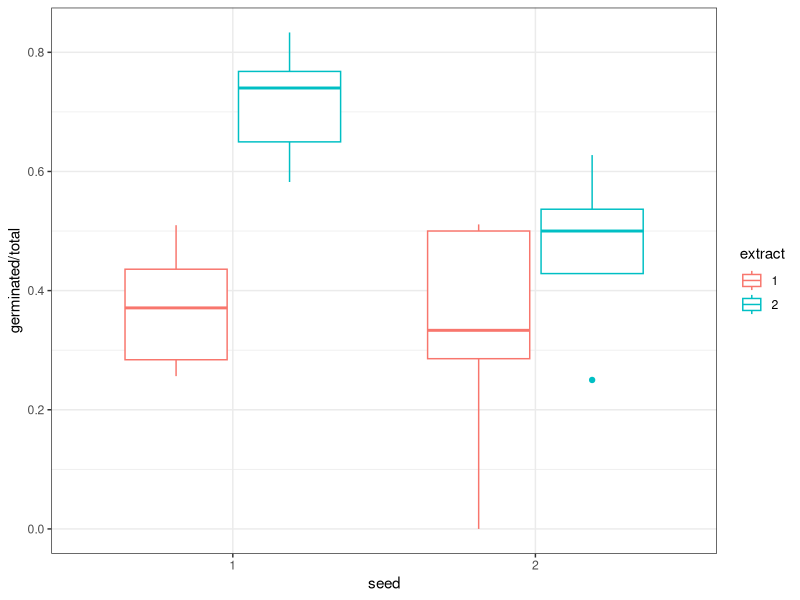
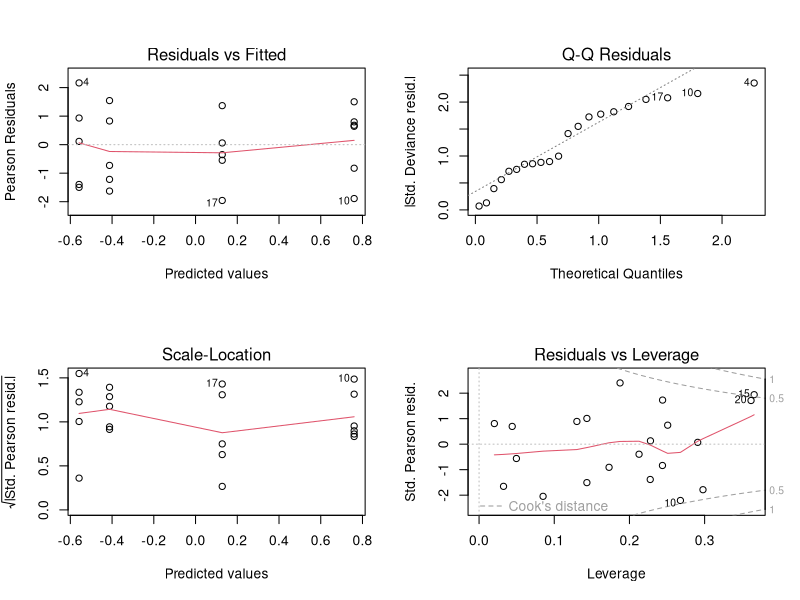
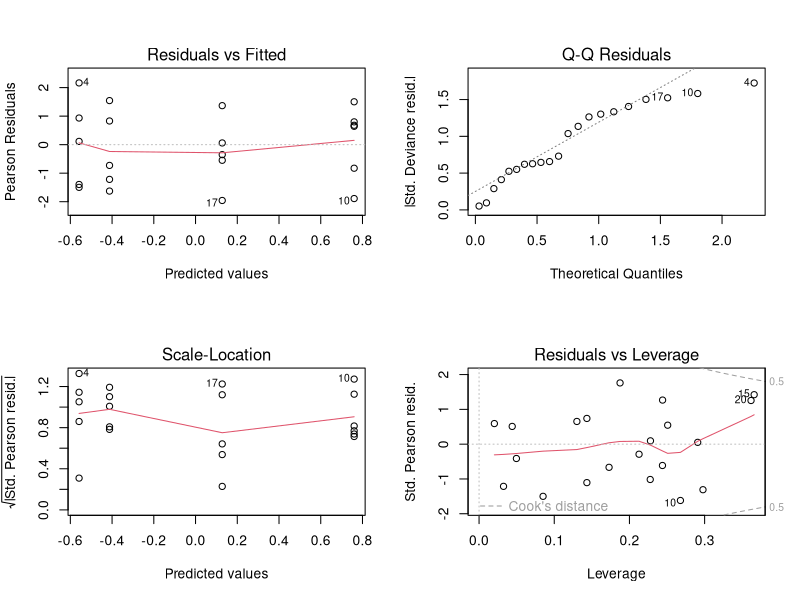

These charts were generated, in order, by the following R code:
## ---- chunk 1
knitr::opts_chunk$set(echo = TRUE)
## ---- chunk 2
suppressMessages(library(dplyr))
#"../data/sfn-sample.csv"
seeds <- read.table("../data/seeds.dat.txt", header=TRUE) %>%
  mutate(seed=factor(seed),
         extract=factor(extract))

head(seeds)
## ---- chunk 3
library(ggplot2)

ggplot(seeds, aes(y = germinated/total, x=seed, color=extract)) + geom_boxplot() + theme_bw()
## ---- chunk 4
seed_fit <- glm(cbind(germinated, total - germinated) ~ (extract + seed)^2, data=seeds, family=binomial)
summary(seed_fit)
## ---- chunk 5
par(mfrow=c(2,2))
plot(seed_fit)
## ---- chunk 6
quasi_seed_fit <- glm(cbind(germinated, total - germinated) ~ (extract + seed)^2, data=seeds, family=quasibinomial)
summary(quasi_seed_fit)
## ---- chunk 7
par(mfrow=c(2,2))
plot(quasi_seed_fit)
## ---- chunk 8
one_of_each <- data.frame(seed=factor(c(1, 1, 2, 2)), extract=factor(c(1, 2, 1, 2)))
predict(quasi_seed_fit, newdata=one_of_each, type="response", se.fit=TRUE)
## ---- chunk 9
cell_mean_fit <- glm(cbind(germinated, total - germinated) ~ interaction(seed, extract) - 1,
                     data=seeds, family=quasibinomial)
summary(cell_mean_fit)
## ---- chunk 10
intervals <- confint(cell_mean_fit)
intervals
## ---- chunk 11
make.link("logit")$linkinv(intervals)
